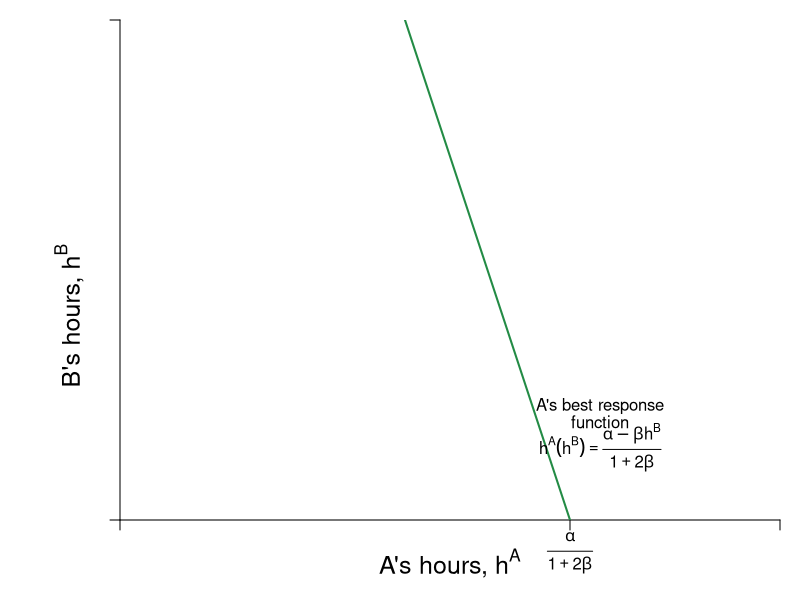

R code for this plot:
require(shape)
pdf(file = "coordination_failures/coord_brfs_only_cournot_step1.pdf", width = 9, height = 7)

#Set parameters for graphics
axislabelsize <- 1.5
graphlinewidth <- 2
segmentlinewidth <- 1.5

COL <- c("#7fc97f", "#beaed4", "#fdc086", "#ffff99", "#386cb0", "#f0027f", "#bf5b17", "#666666")
COLA <- c("#99d8c9","#66c2a4","#41ae76", "#238b45", "#005824")
COLB <- c("#4eb3d3", "#2b8cbe", "#0868ac","#084081")

par(mar =  c(4, 6, 1, 1))

uA <- function(ea, eb, alpha = 30, beta = 1/2) {
  (alpha - beta*(ea+eb))*ea - 0.5*(ea)^2
}

uB <- function(ea, eb, alpha = 30, beta = 1/2) {
  (alpha - beta*(ea+eb))*eb - 0.5*(eb)^2
}

brfB <- function(ea, alpha = 30, beta = 1/2) {
  (alpha - beta*ea)/(1 + 2*beta)
}

brfA <- function(ea, alpha = 30, beta = 1/2) {
  (alpha - ea*(1 + 2*beta))/(beta)
}

brfPE <- function(ea, alpha = 30, beta = 1/8) {
  alpha*(1 - beta*ea)
}

hANE <- function(alpha, beta = 1/2){
  alpha/(1 + 3*beta)
}

intercept1 <- function(alpha, beta = 1/2){
  alpha/(1 + 2*beta)
}

xlims <- c(0, 22)
ylims <- c(0, 22)

npts <- 501 

plot(0, 0, xlim = xlims, ylim = ylims, type = "n",
     xlab = expression(paste("")),
     ylab = expression(paste("")), 
     xaxt = "n", 
     yaxt = "n", 
     cex.lab = axislabelsize, 
     bty = "n",
     xaxs="i", 
     yaxs="i")

# ticksy <- seq(from = 0, to = ylims[2], by = 2)
# ylabels <- seq(from = 0, to = ylims[2], by = 2)
# ticksx <- seq(from = 0, to = xlims[2], by = 2)
# xlabels <- seq(from = 0, to = xlims[2], by = 2)
ticksy <- c(0, ylims[2])
ylabels <- c(NA, NA)
ticksx <- c(0,  intercept1(alpha = 30), xlims[2])
xlabels <- c(NA,  expression(paste(frac(alpha, 1 + 2*beta))), NA)

axis(1, at = ticksx,  pos = 0, labels = FALSE)
text(x = c(0, intercept1(alpha = 30), xlims[2]), par("usr")[3] - 0.4, labels = xlabels, srt = 0, pos = 1, xpd = TRUE)

axis(2, at = ticksy, pos = 0, labels = ylabels, las = 1)

npts <- 500 
xx1 <- seq(xlims[1], xlims[2], length.out = npts)
xx2 <- seq(9.4, 10.55, length.out = npts)

#I need something like xx1 with npts for 
# xpoly1 <- seq(from = 8, to = 12, length.out = 500)
# ypoly1 <- indiffA(xpoly1, uA = 144, alpha = 30, beta = 1/2)
# ypoly2 <- indiffBroot1(xpoly1, uB = 144, alpha = 30, beta = 1/2)
# polygon(x = c(xpoly1, rev(xpoly1)), y = c(ypoly1, rev(ypoly2)), col=COL[4], density=NULL, border = NA)
# 


lines(xx1, brfA(xx1, alpha = 30, beta = 1/2), col = COLA[4], lwd = graphlinewidth)
#lines(xx1, brfB(xx1, alpha = 30, beta = 1/2), col = COLB[4], lwd = graphlinewidth)
#lines(xx2, PEC(xx2, alpha = 30, beta = 1/2), col = COL[2], lwd = graphlinewidth)
#lines(xx1, PECroot2(xx1, alpha = 30, beta = 1/2), col = COLB[2], lwd = graphlinewidth)
#lines(xx1, indiffB(xx1, alpha = 30, beta = 1/2, uB = 42), col = COL[2], lwd = graphlinewidth)
#lines(xx1, indiffB2(xx1, alpha = 30, beta = 1/2, uB = 46.08), col = COL[2], lwd = graphlinewidth)
#lines(xx1, indiffB3(xx1, alpha = 30, beta = 1/2, uB = 46.08), col = COL[2], lwd = graphlinewidth)
#lines(xx1, indiffAlow(xx1, uA = 42, alpha = 30, beta = 1/2), col = COL[2], lwd = graphlinewidth)
#lines(xx1, indiffAgain(xx1, uA = 42, alpha = 30, beta = 1/2), col = COL[2], lwd = graphlinewidth)


#persp(x, y, outer(x, y, u), ticktype="detailed") 
# contour(y, x, 
#         outer(x, y, uA),
#         drawlabels = FALSE,
#         col = COLA[3],
#         lwd = graphlinewidth,
#         levels = a, 
#         xaxs="i", 
#         yaxs="i", 
#         add = TRUE) 

text(0.5*xlims[2], -1.9, expression(paste("A's hours, ", h^A)), xpd = TRUE, cex = axislabelsize)
text(-1.7, 9, expression(paste("B's hours, ", h^B)), xpd = TRUE, cex = axislabelsize, srt = 90) 

#Add arrows:
#arrows(-0.8, 10, -0.8, 14, xpd = TRUE, length=0.1,angle=40,lwd=3)
#arrows(6.2, -1.7, 9, -1.7, xpd = TRUE, length=0.1,angle=40,lwd=3)


# contour(x, y, 
#         outer(x, y, uB),
#         #labels = c("v1", "v2", "v3"),
#         drawlabels = FALSE,
#         col = COLB[2],
#         #xlab = expression(paste("")),
#         #ylab = expression(paste("")),
#         lwd = graphlinewidth,
#         levels = b, 
#         add = TRUE
#         #xaxs="i", 
#         #yaxs="i"
# ) 

# segments(0, 12, 12, 12, lty = 2, col = "gray" , lwd = segmentlinewidth)
# segments(12, 0, 12, 12, lty = 2, col = "gray" , lwd = segmentlinewidth)

# text(4, 10.2, expression("Pareto-efficient"))
# text(4, 9.6, expression("Curve"))
# Arrows(5.7, 10.1, 9.3, 10.1, col = "black", lty = 1, lwd = 2, arr.type = "triangle", arr.lwd = 0.5)

#Label the iso-welfare functions for the HG, Aisha
# text(5.3, 0.8, expression(u[1]^A == u[n]^A))
# text(7.2, 0.8, expression(u[2]^A))
# text(4.4, 0.8, expression(u[3]^A))
# text(5.2, 0.8, expression(u[4]^A))
# text(9.2, 0.8, expression(u[5]^A))

#Label the indifference curves for the HG, Betty
# text(7.8, 19, expression(u[1]^B == u[n]^B))
# text(4.9, 19, expression(u[2]^B))
# text(6.75, 17, expression(u[3]^B))
# text(6, 17, expression(u[4]^B))
# text(3.2, 17, expression(u[5]^B))

#Label Nash Equilibrium 
#segments(0, 9.6, 9.6, 9.6, lty = 2, col = "gray" , lwd = segmentlinewidth)
#segments(9.6, 0, 9.6, 9.6, lty = 2, col = "gray" , lwd = segmentlinewidth)
# points(hANE(alpha = 30), hANE(alpha = 30), pch = 16, col = "black", cex = 1.5)
# text(hANE(alpha = 30) + 2.2, hANE(alpha = 30) + 0.4, expression(paste("Nash Equilibrium")))
# text(hANE(alpha = 30) - 0.4, hANE(alpha = 30) - 0.4, expression(paste(n)))
# 

#Annotate Pareto Efficient Curve and relevant points
# points(10.55, PEC(10.55), pch = 16, col = "black", cex = 1.5)
# text(10.55, PEC(10.55) - 0.5, expression(paste("g")))
# 
# 
# points(9.4, PEC(9.4), pch = 16, col = "black", cex = 1.5)
# text(9.4 - 0.5, PEC(9.4), expression(paste(f)))
# 
# points(hApEff2(alpha = 30), hApEff2(alpha = 30), pch = 16, col = "black", cex = 1.5)
# text(hApEff2(alpha = 30)- 0.3, hApEff2(alpha = 30) - 0.3, expression(paste(i)))

#points(5.84, 8.77, pch = 16, col = "black", cex = 1.5)

#B's brf
# text(3, 17, expression(paste("B's best response")))
# text(3, 16.3, expression(paste("function")))
# text(3, 15.2, expression(paste(h^B*(h^A) == frac(alpha - beta*h^A, 1 + 2*beta) )))
#Arrows(2, 16.5, 2, 15.2, col = "black", lty = 1, lwd = 2, arr.type = "triangle", arr.lwd = 0.5)

#A's brf
text(16, 5, expression(paste("A's best response")))
text(16, 4.3, expression(paste("function")))
text(16, 3.2, expression(paste(h^A*(h^B) == frac(alpha - beta*h^B, 1 + 2*beta) )))
#Arrows(15.5, 3, 15.5, 1.3, col = "black", lty = 1, lwd = 2, arr.type = "triangle", arr.lwd = 0.5)


# points(2.8, 11.2, pch = 16, col = "black", cex = 1.5)
# text(15.5, 4, expression(paste("A's best response")))
# 
# points(11.2, 2.8, pch = 16, col = "black", cex = 1.5)
# text(15.5, 4, expression(paste("A's best response")))

dev.off()
